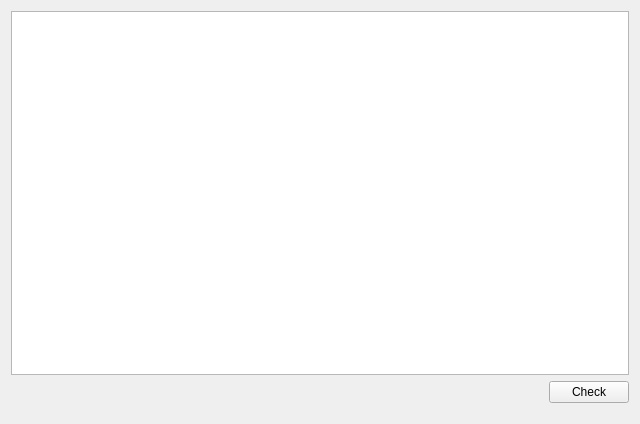
<?xml version="1.0" encoding="UTF-8"?>
<ui version="4.0">
 <class>FileView</class>
 <widget class="QWidget" name="FileView">
  <property name="geometry">
   <rect>
    <x>0</x>
    <y>0</y>
    <width>640</width>
    <height>424</height>
   </rect>
  </property>
  <property name="windowTitle">
   <string>Form</string>
  </property>
  <layout class="QVBoxLayout" name="verticalLayout_2">
   <item>
    <layout class="QVBoxLayout" name="verticalLayout">
     <item>
      <widget class="QTableView" name="tableView"/>
     </item>
    </layout>
   </item>
   <item>
    <layout class="QHBoxLayout" name="horizontalLayout">
     <property name="bottomMargin">
      <number>10</number>
     </property>
     <item>
      <spacer name="horizontalSpacer">
       <property name="orientation">
        <enum>Qt::Horizontal</enum>
       </property>
       <property name="sizeHint" stdset="0">
        <size>
         <width>40</width>
         <height>20</height>
        </size>
       </property>
      </spacer>
     </item>
     <item>
      <widget class="QPushButton" name="pushButton">
       <property name="text">
        <string>Check</string>
       </property>
       <property name="checkable">
        <bool>true</bool>
       </property>
      </widget>
     </item>
    </layout>
   </item>
  </layout>
 </widget>
 <resources/>
 <connections/>
</ui>
